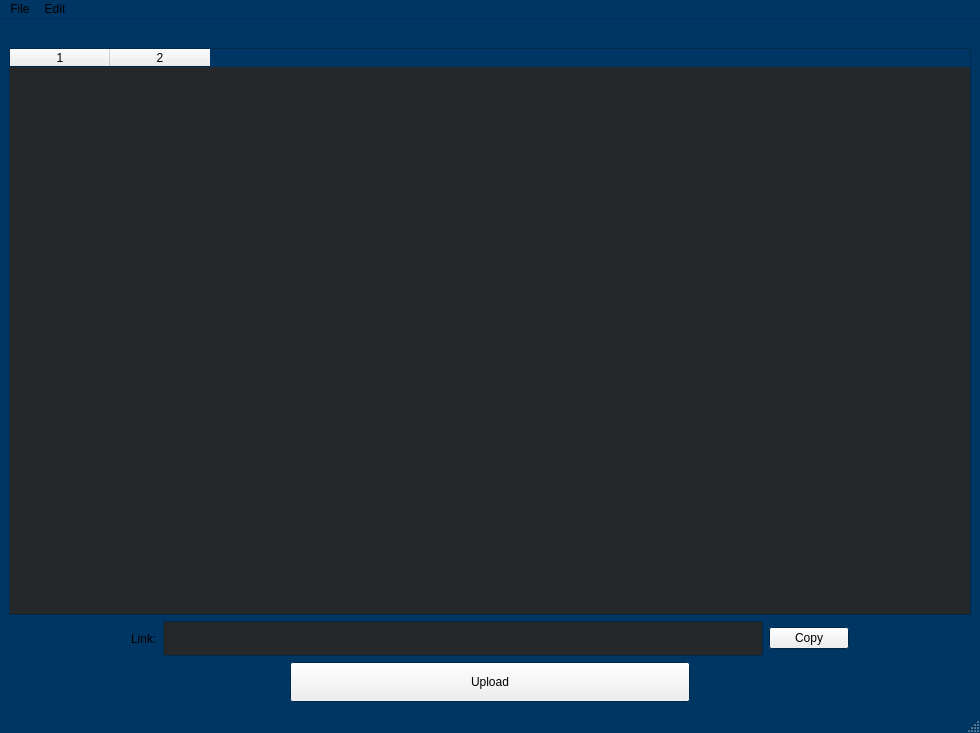
<?xml version="1.0" encoding="UTF-8"?>
<ui version="4.0">
 <class>MainWindow</class>
 <widget class="QMainWindow" name="MainWindow">
  <property name="geometry">
   <rect>
    <x>0</x>
    <y>0</y>
    <width>980</width>
    <height>733</height>
   </rect>
  </property>
  <property name="palette">
   <palette>
    <active>
     <colorrole role="Base">
      <brush brushstyle="SolidPattern">
       <color alpha="255">
        <red>38</red>
        <green>39</green>
        <blue>40</blue>
       </color>
      </brush>
     </colorrole>
     <colorrole role="Window">
      <brush brushstyle="SolidPattern">
       <color alpha="255">
        <red>0</red>
        <green>54</green>
        <blue>99</blue>
       </color>
      </brush>
     </colorrole>
    </active>
    <inactive>
     <colorrole role="Base">
      <brush brushstyle="SolidPattern">
       <color alpha="255">
        <red>38</red>
        <green>39</green>
        <blue>40</blue>
       </color>
      </brush>
     </colorrole>
     <colorrole role="Window">
      <brush brushstyle="SolidPattern">
       <color alpha="255">
        <red>0</red>
        <green>54</green>
        <blue>99</blue>
       </color>
      </brush>
     </colorrole>
    </inactive>
    <disabled>
     <colorrole role="Base">
      <brush brushstyle="SolidPattern">
       <color alpha="255">
        <red>0</red>
        <green>54</green>
        <blue>99</blue>
       </color>
      </brush>
     </colorrole>
     <colorrole role="Window">
      <brush brushstyle="SolidPattern">
       <color alpha="255">
        <red>0</red>
        <green>54</green>
        <blue>99</blue>
       </color>
      </brush>
     </colorrole>
    </disabled>
   </palette>
  </property>
  <property name="windowTitle">
   <string notr="true">ImmoCloud</string>
  </property>
  <property name="layoutDirection">
   <enum>Qt::LeftToRight</enum>
  </property>
  <widget class="QWidget" name="centralwidget">
   <property name="layoutDirection">
    <enum>Qt::LeftToRight</enum>
   </property>
   <layout class="QVBoxLayout" name="verticalLayout">
    <item>
     <widget class="QLabel" name="title">
      <property name="text">
       <string/>
      </property>
      <property name="pixmap">
       <pixmap resource="Immovest_Logo.qrc">:/images/immovest_logo.png</pixmap>
      </property>
      <property name="scaledContents">
       <bool>false</bool>
      </property>
      <property name="alignment">
       <set>Qt::AlignHCenter|Qt::AlignTop</set>
      </property>
      <property name="wordWrap">
       <bool>false</bool>
      </property>
     </widget>
    </item>
    <item>
     <widget class="QTableWidget" name="tableFolders">
      <property name="rowCount">
       <number>0</number>
      </property>
      <property name="columnCount">
       <number>2</number>
      </property>
      <attribute name="verticalHeaderDefaultSectionSize">
       <number>36</number>
      </attribute>
      <column/>
      <column/>
     </widget>
    </item>
    <item>
     <layout class="QGridLayout" name="gridLayout">
      <item row="0" column="0">
       <spacer name="horizontalSpacer">
        <property name="orientation">
         <enum>Qt::Horizontal</enum>
        </property>
        <property name="sizeHint" stdset="0">
         <size>
          <width>40</width>
          <height>20</height>
         </size>
        </property>
       </spacer>
      </item>
      <item row="0" column="1">
       <widget class="QLabel" name="label">
        <property name="text">
         <string>Link:</string>
        </property>
       </widget>
      </item>
      <item row="0" column="3">
       <widget class="QPushButton" name="pushButton">
        <property name="text">
         <string>Copy</string>
        </property>
       </widget>
      </item>
      <item row="0" column="2">
       <widget class="QTextEdit" name="textEdit">
        <property name="sizePolicy">
         <sizepolicy hsizetype="Fixed" vsizetype="Maximum">
          <horstretch>0</horstretch>
          <verstretch>0</verstretch>
         </sizepolicy>
        </property>
        <property name="minimumSize">
         <size>
          <width>600</width>
          <height>0</height>
         </size>
        </property>
        <property name="maximumSize">
         <size>
          <width>830</width>
          <height>35</height>
         </size>
        </property>
        <property name="readOnly">
         <bool>true</bool>
        </property>
       </widget>
      </item>
      <item row="0" column="4">
       <spacer name="horizontalSpacer_2">
        <property name="orientation">
         <enum>Qt::Horizontal</enum>
        </property>
        <property name="sizeHint" stdset="0">
         <size>
          <width>40</width>
          <height>20</height>
         </size>
        </property>
       </spacer>
      </item>
     </layout>
    </item>
    <item>
     <layout class="QHBoxLayout" name="horizontalLayout">
      <item>
       <widget class="QPushButton" name="pushButton_3">
        <property name="sizePolicy">
         <sizepolicy hsizetype="Expanding" vsizetype="Fixed">
          <horstretch>0</horstretch>
          <verstretch>0</verstretch>
         </sizepolicy>
        </property>
        <property name="minimumSize">
         <size>
          <width>111</width>
          <height>40</height>
         </size>
        </property>
        <property name="maximumSize">
         <size>
          <width>400</width>
          <height>200</height>
         </size>
        </property>
        <property name="text">
         <string>Upload</string>
        </property>
       </widget>
      </item>
     </layout>
    </item>
   </layout>
  </widget>
  <widget class="QMenuBar" name="menubar">
   <property name="geometry">
    <rect>
     <x>0</x>
     <y>0</y>
     <width>980</width>
     <height>25</height>
    </rect>
   </property>
   <widget class="QMenu" name="menuFile">
    <property name="title">
     <string>File</string>
    </property>
    <addaction name="actionQuit"/>
   </widget>
   <widget class="QMenu" name="menuEdit">
    <property name="title">
     <string>Edit</string>
    </property>
    <addaction name="actionAdd"/>
    <addaction name="actionDelete"/>
   </widget>
   <addaction name="menuFile"/>
   <addaction name="menuEdit"/>
  </widget>
  <widget class="QStatusBar" name="statusbar"/>
  <action name="actionQuit">
   <property name="text">
    <string>Quit</string>
   </property>
  </action>
  <action name="actionDelete">
   <property name="text">
    <string>Delete</string>
   </property>
  </action>
  <action name="actionAdd">
   <property name="text">
    <string>Add</string>
   </property>
  </action>
 </widget>
 <resources>
  <include location="Immovest_Logo.qrc"/>
 </resources>
 <connections/>
</ui>
